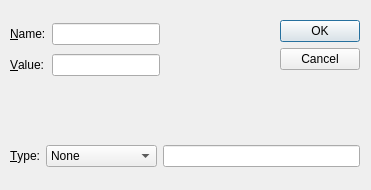
<?xml version="1.0" encoding="UTF-8"?>
<ui version="4.0">
 <class>Dialog</class>
 <widget class="QDialog" name="Dialog">
  <property name="geometry">
   <rect>
    <x>0</x>
    <y>0</y>
    <width>371</width>
    <height>190</height>
   </rect>
  </property>
  <property name="minimumSize">
   <size>
    <width>371</width>
    <height>190</height>
   </size>
  </property>
  <property name="windowTitle">
   <string>Dialog</string>
  </property>
  <widget class="QWidget" name="">
   <property name="geometry">
    <rect>
     <x>10</x>
     <y>20</y>
     <width>350</width>
     <height>147</height>
    </rect>
   </property>
   <layout class="QVBoxLayout" name="verticalLayout">
    <item>
     <layout class="QHBoxLayout" name="horizontalLayout_2">
      <item>
       <layout class="QGridLayout" name="gridLayout">
        <item row="0" column="0">
         <widget class="QLabel" name="label">
          <property name="text">
           <string>&amp;Name:</string>
          </property>
          <property name="buddy">
           <cstring>lineEdit</cstring>
          </property>
         </widget>
        </item>
        <item row="0" column="1">
         <widget class="QLineEdit" name="lineEdit"/>
        </item>
        <item row="1" column="0">
         <widget class="QLabel" name="label_2">
          <property name="text">
           <string>&amp;Value:</string>
          </property>
          <property name="buddy">
           <cstring>lineEdit_2</cstring>
          </property>
         </widget>
        </item>
        <item row="1" column="1">
         <widget class="QLineEdit" name="lineEdit_2"/>
        </item>
       </layout>
      </item>
      <item>
       <spacer name="horizontalSpacer">
        <property name="orientation">
         <enum>Qt::Horizontal</enum>
        </property>
        <property name="sizeHint" stdset="0">
         <size>
          <width>40</width>
          <height>20</height>
         </size>
        </property>
       </spacer>
      </item>
      <item>
       <widget class="QDialogButtonBox" name="buttonBox">
        <property name="orientation">
         <enum>Qt::Vertical</enum>
        </property>
        <property name="standardButtons">
         <set>QDialogButtonBox::Cancel|QDialogButtonBox::Ok</set>
        </property>
       </widget>
      </item>
     </layout>
    </item>
    <item>
     <spacer name="verticalSpacer">
      <property name="orientation">
       <enum>Qt::Vertical</enum>
      </property>
      <property name="sizeHint" stdset="0">
       <size>
        <width>20</width>
        <height>40</height>
       </size>
      </property>
     </spacer>
    </item>
    <item>
     <layout class="QHBoxLayout" name="horizontalLayout">
      <item>
       <widget class="QLabel" name="label_3">
        <property name="text">
         <string>&amp;Type:</string>
        </property>
        <property name="buddy">
         <cstring>comboBox</cstring>
        </property>
       </widget>
      </item>
      <item>
       <widget class="QComboBox" name="comboBox">
        <item>
         <property name="text">
          <string>None</string>
         </property>
        </item>
        <item>
         <property name="text">
          <string>NX_CHAR</string>
         </property>
        </item>
        <item>
         <property name="text">
          <string>NX_BOOLEAN</string>
         </property>
        </item>
        <item>
         <property name="text">
          <string>NX_INT</string>
         </property>
        </item>
        <item>
         <property name="text">
          <string>NX_FLOAT</string>
         </property>
        </item>
        <item>
         <property name="text">
          <string>NX_UINT</string>
         </property>
        </item>
        <item>
         <property name="text">
          <string>NX_INT32</string>
         </property>
        </item>
        <item>
         <property name="text">
          <string>NX_INT64</string>
         </property>
        </item>
        <item>
         <property name="text">
          <string>NX_FLOAT32</string>
         </property>
        </item>
        <item>
         <property name="text">
          <string>NX_FLOAT64</string>
         </property>
        </item>
        <item>
         <property name="text">
          <string>NX_UINT32</string>
         </property>
        </item>
        <item>
         <property name="text">
          <string>NX_UINT64</string>
         </property>
        </item>
        <item>
         <property name="text">
          <string>other ...</string>
         </property>
        </item>
       </widget>
      </item>
      <item>
       <widget class="QLineEdit" name="lineEdit_3"/>
      </item>
     </layout>
    </item>
   </layout>
  </widget>
 </widget>
 <tabstops>
  <tabstop>lineEdit</tabstop>
  <tabstop>lineEdit_2</tabstop>
  <tabstop>comboBox</tabstop>
  <tabstop>lineEdit_3</tabstop>
  <tabstop>buttonBox</tabstop>
 </tabstops>
 <resources/>
 <connections>
  <connection>
   <sender>buttonBox</sender>
   <signal>accepted()</signal>
   <receiver>Dialog</receiver>
   <slot>accept()</slot>
   <hints>
    <hint type="sourcelabel">
     <x>248</x>
     <y>254</y>
    </hint>
    <hint type="destinationlabel">
     <x>157</x>
     <y>274</y>
    </hint>
   </hints>
  </connection>
  <connection>
   <sender>buttonBox</sender>
   <signal>rejected()</signal>
   <receiver>Dialog</receiver>
   <slot>reject()</slot>
   <hints>
    <hint type="sourcelabel">
     <x>316</x>
     <y>260</y>
    </hint>
    <hint type="destinationlabel">
     <x>286</x>
     <y>274</y>
    </hint>
   </hints>
  </connection>
 </connections>
</ui>
